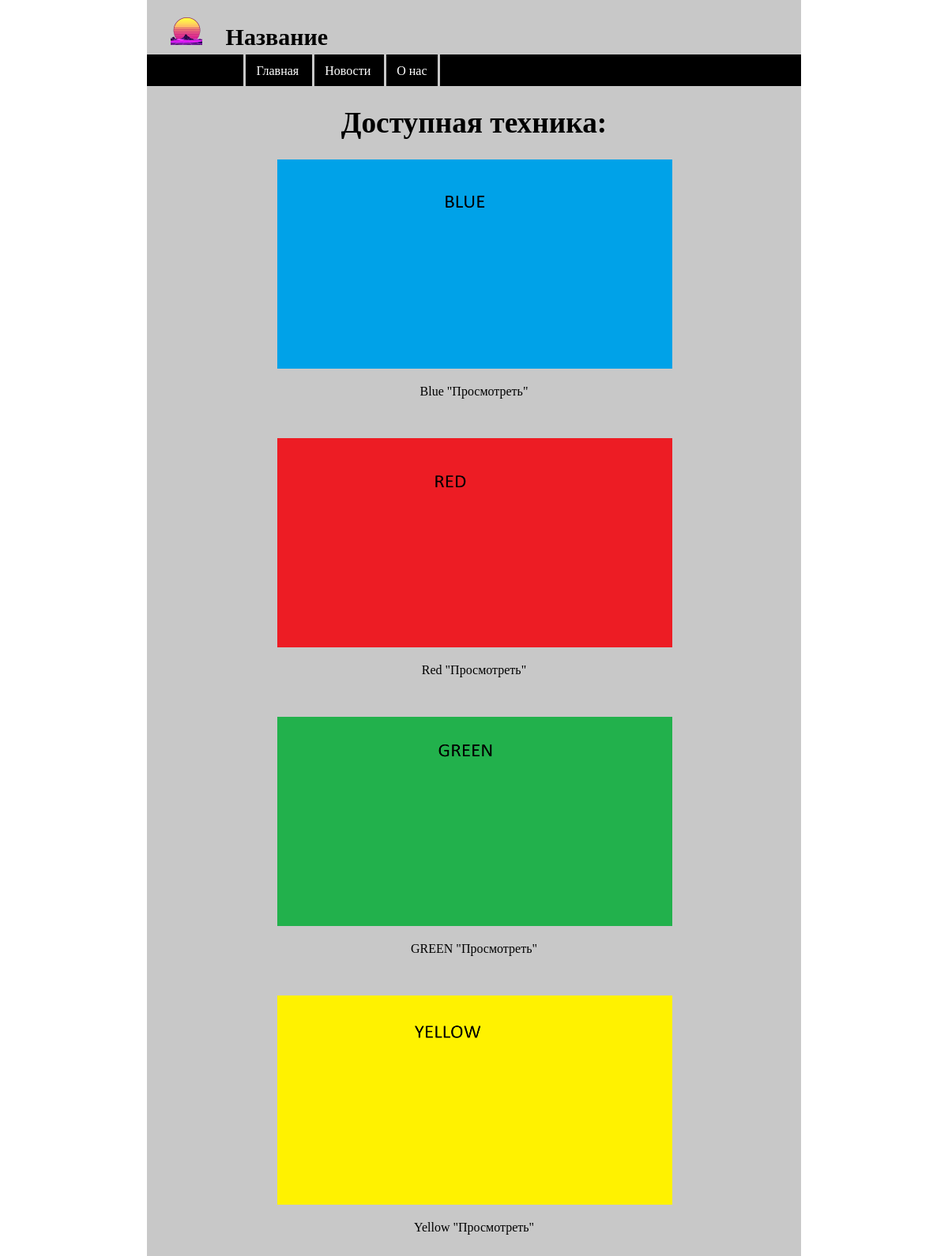
The page / on the database its author committed.
### main/models.py (models this page shows, shortened)
class Tech(models.Model):
    title = models.CharField('Название', max_length=50)
    image = models.ImageField(upload_to='images/')
    full_text = models.TextField('Описание')
    class Meta:
        verbose_name = 'Технику'
        verbose_name_plural = 'Техника'

### main/views.py (the view)
# urls.py: path('', views.index, name='home'),
def index(request):
    tech = Tech.objects.all()
    return render(request, 'main/index.html', {'tech': tech})

### main/templates/main/index.html (shortened to what this page needs)
{% extends 'main/layout.html' %}
{% load static %}
{% block content %}
    <h1 class="main">Доступная техника:</h1>
    {% for el in tech %}
        <p class="main"><img class="main" src="{{ el.image.url }}"></p>
        <a class="main" href="{% url 'tech_dv' el.id %}"><p class="main">{{ el.title }} "Просмотреть"</p></a><br>
    {% endfor %}
{% endblock %}

### main/templates/main/layout.html (shortened to what this page needs)
{% load static %}
<!DOCTYPE html>
<html lang="ru">
<head>
    <link rel="stylesheet" href="{% static 'main/css/main.css' %}">
</head>
<body>
    <main>
        <div class="block_1">
            <img class="logo" src="{% static 'main/img/logo.png' %}" alt="">
            <h1 class="name_site">Название</h1>
            <div class="navigation">
                <ul class="navigation">
                    <a class="navigation" href="{% url 'home' %}"><li class="navigation">Главная</li></a>
                    <a class="navigation" href="{% url 'news_home' %}"><li class="navigation">Новости</li></a>
                    <a class="navigation" href="{% url 'about' %}"><li class="navigation_last">О нас</li></a>
                </ul>
            </div>
        </div>
        <div class="block_2">
        {% block content %}
        {% endblock %}
        </div>
    </main>
</body>
</html>

### main/static/main/css/main.css (style rules this page uses)
body { background: white; position: relative; top: -20px; }
main { width: 70%; height: 100vh; margin-left: 15%; margin-top: 0%; background: rgb(200, 200, 200); }
.block_1 { color: rgb(0, 0, 0); background: rgb(200, 200, 200); width: 100%; }
h1.name_site { font-size: 30px; padding-left: 100px; position: relative; top: 30px; }
div.navigation { height: 40px; margin-top: 35px; background: rgb(0, 0, 0); }
a.navigation { text-decoration: none; }
a.main { color: rgb(0, 0, 0); text-decoration: none; }
ul.navigation { list-style: none; margin-left: 10%; margin-right: 10%; padding-top: 12px; height: 28px; }
li.navigation { color: white; text-decoration: none; display: inline; margin-right: 15px; border-left: 3px; border-right: 0; border-top: 0; border-bottom: 0; border-style: solid; border-color: rgb(200, 200, 200); padding: 13px; margin: 0; }
li.navigation_last { color: white; text-decoration: none; display: inline; margin-right: 15px; border-left: 3px; border-right: 3px; border-top: 0; border-bottom: 0; border-style: solid; border-color: rgb(200, 200, 200); padding: 13px; margin: 0; }
.block_2 { color: rgb(0, 0, 0); background: rgb(200, 200, 200); width: 100%; }
h1.main { font-size: 28pt; color: rgb(0, 0, 0); text-align: center; }
p.main { text-align: center; margin-left: 20%; margin-right: 20%; }
img.logo { float: left; margin-top: 20px; margin-left: 30px; }
img.main { width: 500px; height: 265px; }

### rows shown on the page
Tech: image (picture), title "Blue"
Tech: image (picture), title "Red"
Tech: image (picture), title "GREEN"
Tech: image (picture), title "Yellow"
